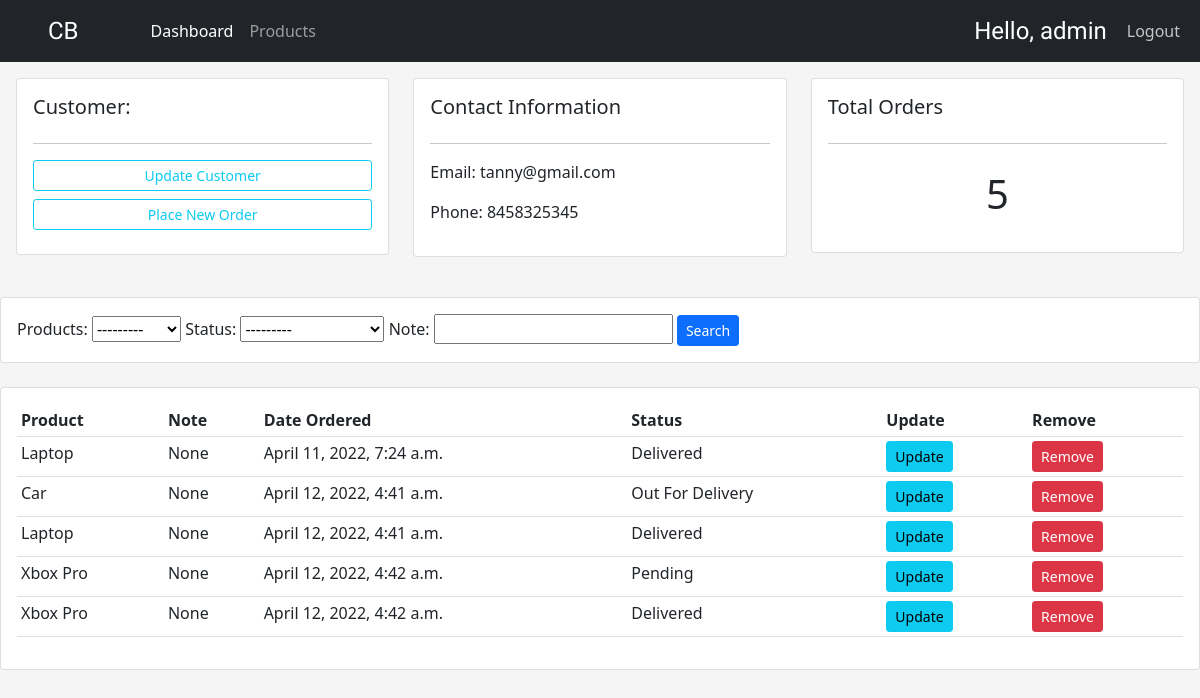
Page /customers/2 (signed in) on the earlier database version.
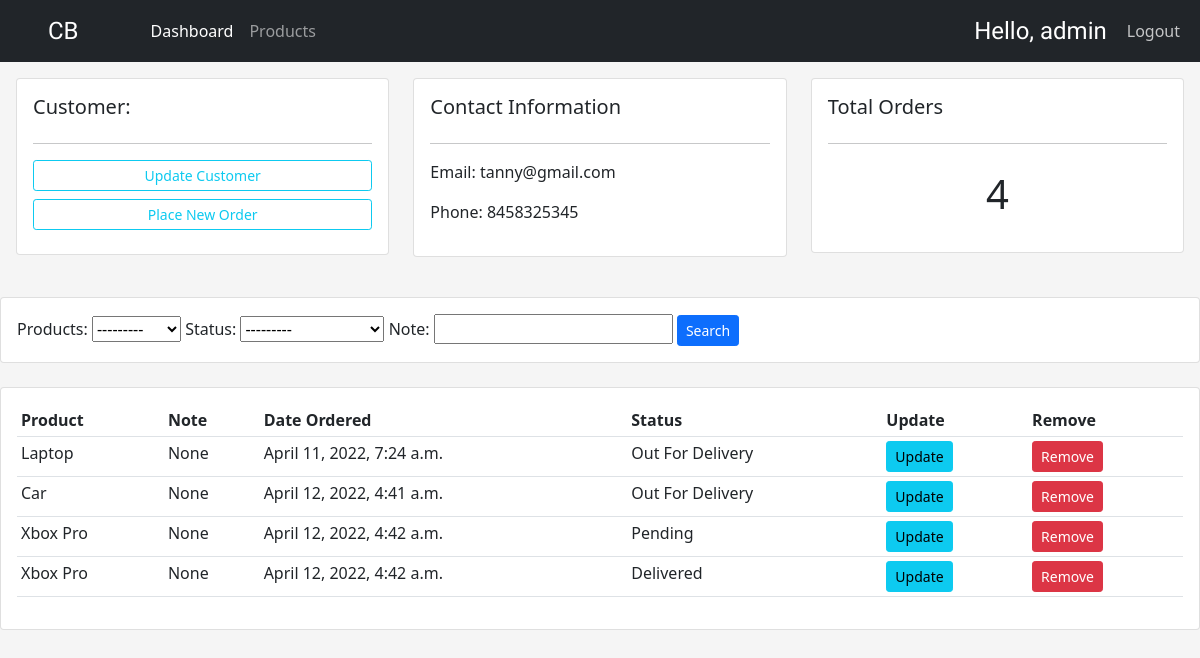
Same page on the later database version.
### myapp/models.py (models this page shows, shortened)
class Order(models.Model):
    STATUS = (
        ('Pending', 'Pending'),
        ('Out For Delivery', 'Out For Delivery'),
        ('Delivered', 'Delivered')
    )
    customer = models.ForeignKey(
        Customer, null=True, on_delete=models.SET_NULL)
    products = models.ForeignKey(Product, null=True, on_delete=models.SET_NULL)
    date_created = models.DateTimeField(auto_now_add=True, null=True)
    status = models.CharField(max_length=200, null=True, choices=STATUS)
    note = models.CharField(max_length=1000, null=True, blank=True)

class Product(models.Model):
    CATEGORY = (
        ('Indoor', 'Indoor'),
        ('Outdoor', 'Outdoor')
    )
    name = models.CharField(max_length=200, null=True)
    price = models.FloatField()
    category = models.CharField(max_length=200, null=True, choices=CATEGORY)
    description = models.CharField(max_length=200, null=True)
    date_created = models.DateTimeField(auto_now_add=True, null=True)
    tag = models.ManyToManyField(Tag)
    def __str__(self):
        return self.name

### myapp/decorators.py (the view)
        def wrapper_func(request, *args, **kwargs):
            group = None
            if request.user.groups.exists():
                group = request.user.groups.all()[0].name
            if group in allowed_roles:
                return view_func(request, *args, **kwargs)
            else:
                return HttpResponse('You are not authorized to view this page')

### myapp/views.py (called while the page is built)
@login_required(login_url='login')
@allowed_users(allowed_roles=['admin'])
def customers(request, pk_test):
    customer = Customer.objects.get(id=pk_test)
    orders = customer.order_set.all()
    total_orders = orders.count()
    myFilter = OrderFilter(request.GET, queryset=orders)
    orders = myFilter.qs
    context = {'customer': customer, 'orders': orders,
               'total_orders': total_orders, 'myFilter': myFilter}
    return render(request, 'myapp/customers.html', context)

### myapp/templates/myapp/customers.html
{% extends 'myapp/main.html' %}
{% block content %}
<div class="row p-3">
	<div class="col-md">
		<div class="card card-body">
			<h5>Customer:</h5>
			<hr>
			<a class="btn btn-outline-info  btn-sm btn-block" href="">Update Customer</a>
			<a class="btn btn-outline-info  btn-sm btn-block my-2" href="{% url 'create_order' customer.id %}">Place New
				Order</a>
		</div>
	</div>
	<div class="col-md">
		<div class="card card-body">
			<h5>Contact Information</h5>
			<hr>
			<p>Email: {{customer.email}} </p>
			<p>Phone: {{customer.phone}}</p>
		</div>
	</div>
	<div class="col-md">
		<div class="card card-body">
			<h5>Total Orders</h5>
			<hr>
			<h1 style="text-align: center;padding: 10px">{{total_orders}}</h1>
		</div>
	</div>
</div>
<br>
<div class="row">
	<div class="col">
		<div class="card card-body">
			<form method="get">
				{{myFilter.form}}
				<button class="btn btn-sm btn-primary" type="submit">Search</button>
			</form>
		</div>
	</div>
</div>
<br>
<div class="row">
	<div class="col-md">
		<div class="card card-body">
			<table class="table table-sm">
				<tr>
					<th>Product</th>
					<th>Note</th>
					<th>Date Ordered</th>
					<th>Status</th>
					<th>Update</th>
					<th>Remove</th>
				</tr>
				{% for order in orders %}
				<tr>
					<td>{{order.products}}</td>
					<td>{{order.note}}</td>
					<td>{{order.date_created}}</td>
					<td>{{order.status}}</td>
					<td><a class="btn btn-info btn-sm" href="{% url 'update_order' order.id %}">Update</a></td>
					<td><a class="btn btn-danger btn-sm" href="{% url 'delete_order' order.id %}">Remove</a></td>
				</tr>
				{% endfor %}
			</table>
		</div>
	</div>
</div>
{% endblock %}

Differences in the rows shown:
removed Order: products "Laptop", note "None", date_created "April 12, 2022, 4:41 a.m.", status "Delivered"
changed Order "April 11, 2022, 7:24 a.m.": status "Delivered" → "Out For Delivery"
Other differences:
{{ total_orders }}: "5" → "4"
